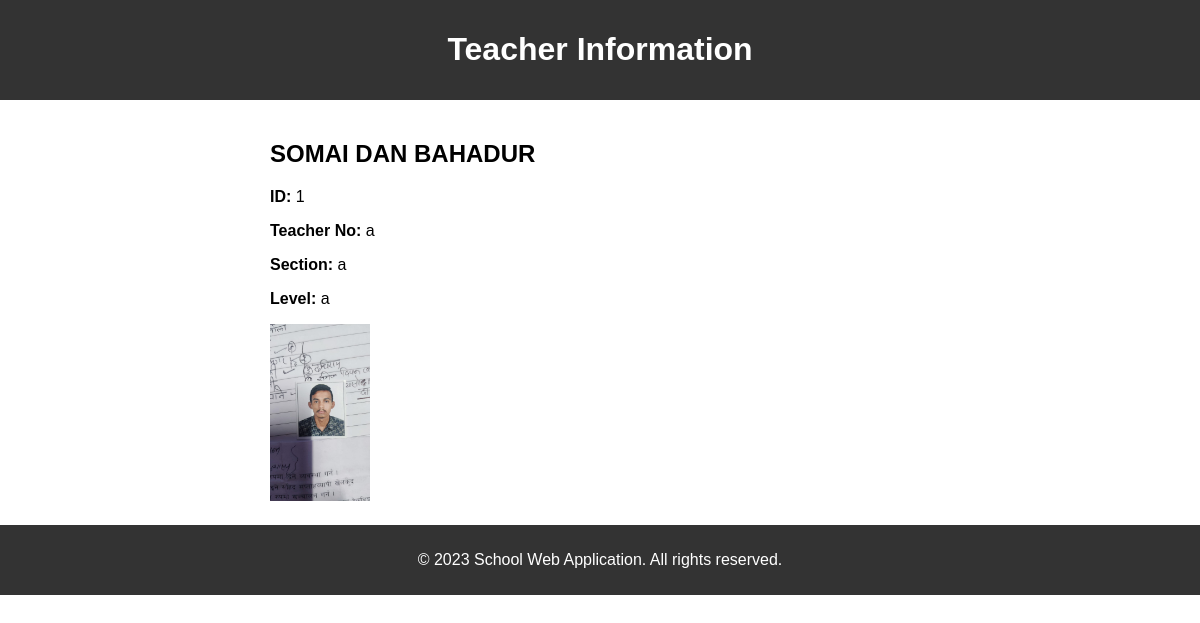
Screenshot of /view_teacher.php?id=1 (signed in) with the database file from the repository.
### tables this page shows
CREATE TABLE `teachers` (
  `id` int(11) NOT NULL,
  `full_name` varchar(100) NOT NULL,
  `teacher_no` varchar(20) NOT NULL,
  `section` varchar(50) NOT NULL,
  `level` varchar(50) NOT NULL,
  `photo` varchar(255) NOT NULL
);

### view_teacher.php (the view, shortened to what this page needs)
<!DOCTYPE html>
<html>
<head>
    <link rel="stylesheet" type="text/css" href="style.css">
</head>
<body>
    <?php
    require_once 'db_connection.php';
    $teacher_id = $_GET['id'];
    $query = "SELECT * FROM teachers WHERE id = $teacher_id";
    $result = mysqli_query($conn, $query);
    $teacher = mysqli_fetch_assoc($result);
    ?>
    <div class="header">
        <h1>Teacher Information</h1>
    </div>
    <div class="content">
        <div class="teacher-details">
            <h2><?php echo $teacher['full_name']; ?></h2>
            <p><strong>ID:</strong> <?php echo $teacher['id']; ?></p>
            <p><strong>Teacher No:</strong> <?php echo $teacher['teacher_no']; ?></p>
            <p><strong>Section:</strong> <?php echo $teacher['section']; ?></p>
            <p><strong>Level:</strong> <?php echo $teacher['level']; ?></p>
            <img src="<?php echo $teacher['photo']; ?>" alt="Teacher Photo">
        </div>
    </div>
    <div class="footer">
        <p>© <?php echo date('Y'); ?> School Web Application. All rights reserved.</p>
    </div>
</body>
</html>

### css/style.css (style rules this page uses)
body { font-family: Arial, sans-serif; margin: 0; padding: 0; }
.content { margin-left: 250px; padding: 20px; }
.header { background-color: #333; color: #fff; text-align: center; padding: 10px; }
img { max-width: 100px; }
.footer { background-color: #333; color: #fff; text-align: center; padding: 10px; }

### rows the page displays
teachers: full_name "SOMAI DAN BAHADUR", id "1", teacher_no "a", section "a", level "a", photo (picture)
